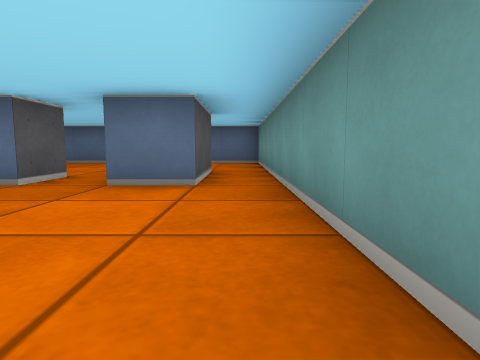
view 1 (above)

12 first-person views from a walk through a cub3D level. The camera is about half as high as the walls, tilts 6° down and sees 75° across. The floor is counted in squares. Each view is taken from the middle of a square. On the plan, view 1 faces up. The plan holds only what a view shows up to about 9 squares ahead; the rest is blank.

view 2
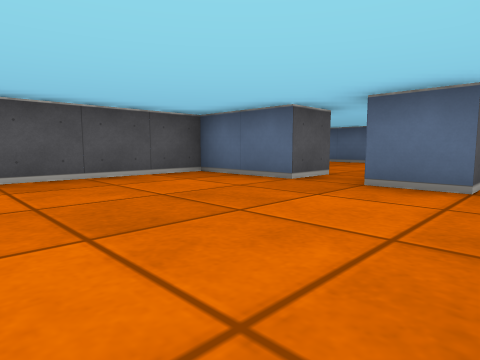

view 3
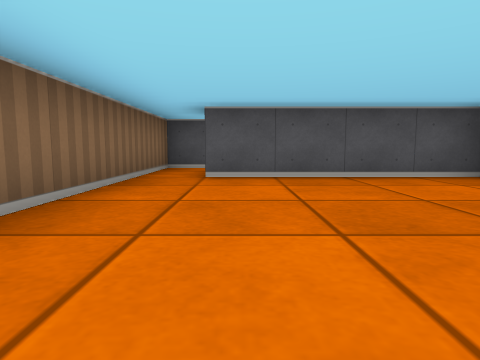

view 4
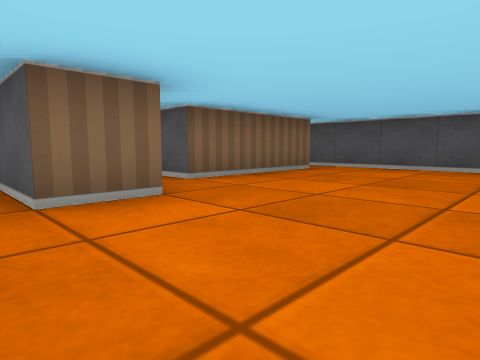

view 5
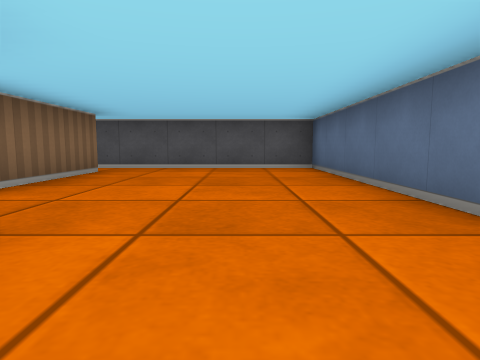

view 6
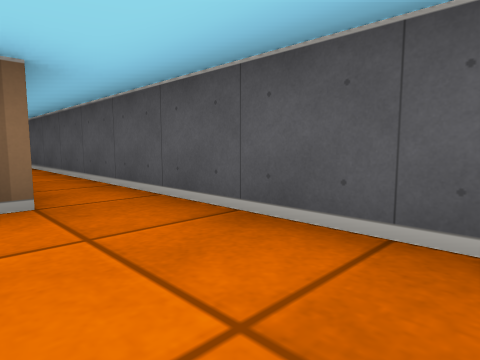

view 7
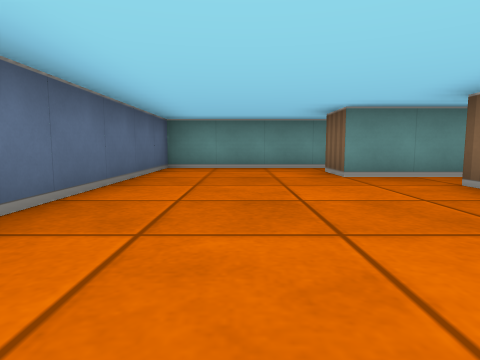

view 8
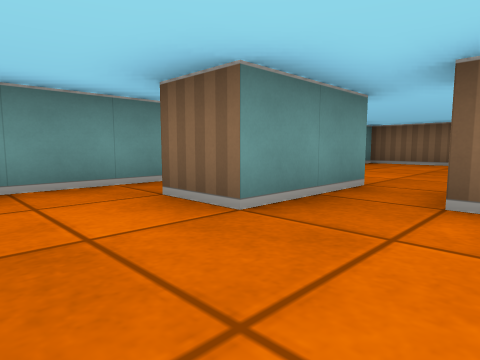

view 9
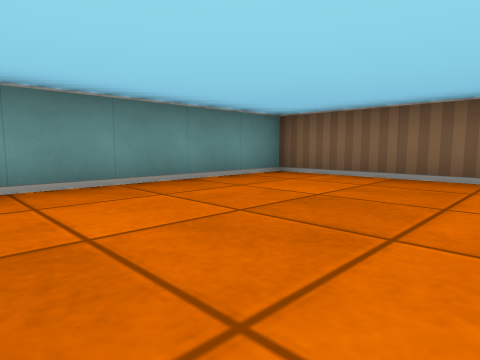

view 10
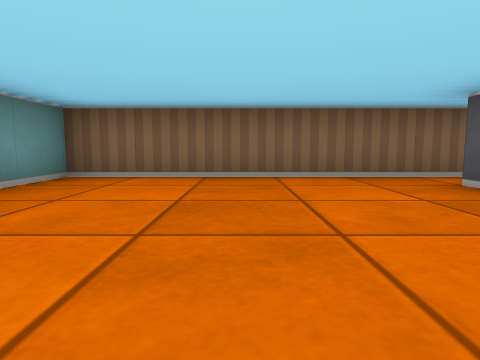

view 11
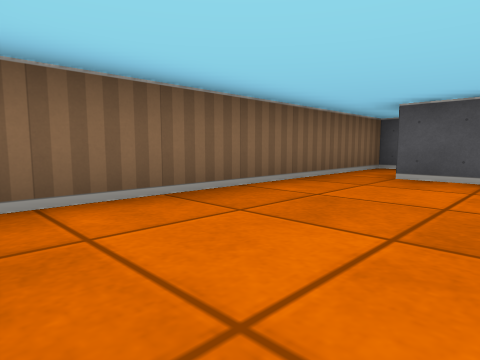

view 12
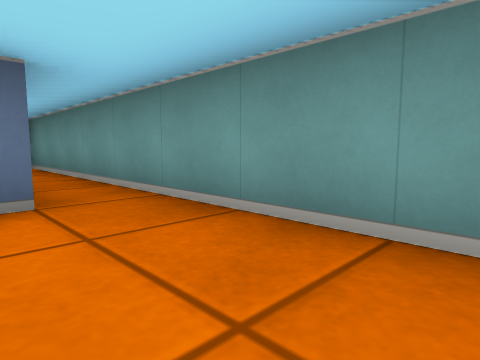

### Floor plan
Points are (right, up) in squares from view 1. A wall is a line through its corners. A room is listed if a view was taken in it or the views show most of it. See-through windows are left out.
Room 1 (views 1, 2, 3, 9, 10, 11, 12)
walls: (-2.5, 3.5) (-4.5, 3.5) (-4.5, -0.5); (-0.5, 3.5) (-1.5, 3.5); (-4.5, -1.5) (0.5, -1.5) (0.5, 3.5)
ways out: opening at (-5, -1) to room 2; opening at (-2, 4) to room 2; opening at (0, 4.5) to room 2
Room 2 (views 4, 5, 6, 7, 8)
walls: (-5.6, 4.5) (-2.5, 4.5) (-2.5, 3.5); (-1.5, 3.5) (-1.5, 5.5) (-0.5, 5.5) (-0.5, 3.5); (0.5, 3.5) (0.5, 8.5) (-6.5, 8.5) (-6.5, -1.5) (-4.5, -1.5)
ways out: opening at (-5, -1) to room 1; opening at (-2, 4) to room 1; opening at (0, 4.5) to room 1

Where each view was taken, in squares from view 1:
view 1: 0 up, 0 right, facing up
view 2: 0 up, 0 right, facing up-left
view 3: 0 up, 0 right, facing left
view 4: 8 up, 0 right, facing down-left
view 5: 7 up, 0 right, facing left
view 6: 7 up, 5 left, facing down-left
view 7: 7 up, 6 left, facing right
view 8: 7 up, 3 left, facing down-right
view 9: 3 up, 3 left, facing down-right
view 10: 3 up, 2 left, facing down
view 11: 1 up, 0 right, facing down-left
view 12: 1 up, 1 left, facing up-right
